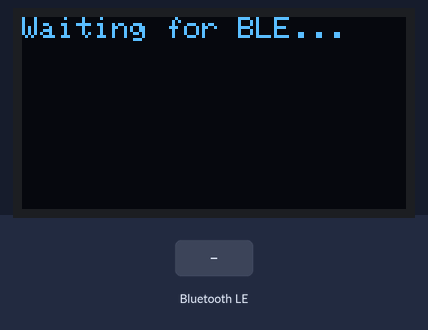
Bench run of a sketch on a simulated ESP32. On the bench: 128×64 one-colour display. Inputs (shaded band) come from the test bench. Nothing arrives over Bluetooth unless stated; a phone connects over Bluetooth LE 3 s after start; what the sketch prints to the serial monitor is not drawn.

Above: at 1.2 s.
1.3 s: Bluetooth LE write "1" received
At 1.9 s:
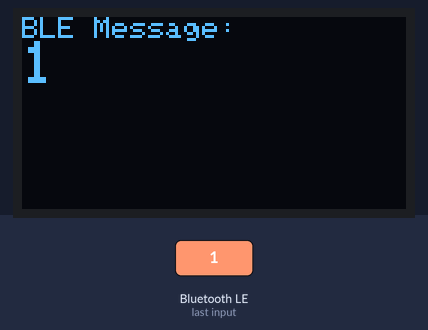
2.8 s: Bluetooth LE write "0" received
At 4.0 s:
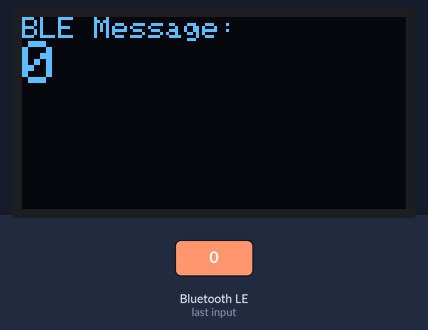
4.3 s: Bluetooth LE write "2" received
At 5.4 s:
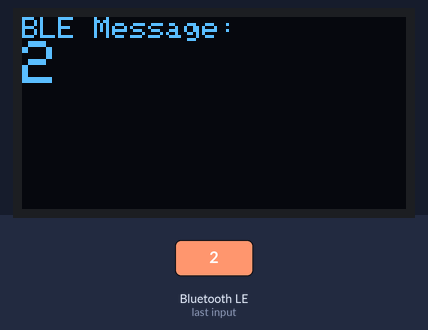
Timing chart, 0 to 7.3 s (numbered marks = the images above; inputs shaded):
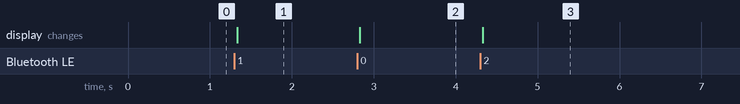

The sketch:

text_message.ino
```cpp
#include <BLEDevice.h>
#include <BLEServer.h>
#include <BLEUtils.h>
#include <BLE2902.h>
#include <Wire.h>
#include <Adafruit_GFX.h>
#include <Adafruit_SSD1306.h>

// OLED Config
#define SCREEN_WIDTH 128
#define SCREEN_HEIGHT 64
Adafruit_SSD1306 display(SCREEN_WIDTH, SCREEN_HEIGHT, &Wire, -1);  // -1 = no reset pin

// BLE UUIDs
#define SERVICE_UUID        "0000ffe0-0000-1000-8000-00805f9b34fb"
#define CHARACTERISTIC_UUID "0000ffe1-0000-1000-8000-00805f9b34fb"

BLECharacteristic *pCharacteristic;

class MyCallbacks : public BLECharacteristicCallbacks {
  void onWrite(BLECharacteristic *pCharacteristic) override {
    String value = pCharacteristic->getValue().c_str();  // Use Arduino String

    if (value.length() > 0) {
      Serial.print("📲 Received from phone: ");
      Serial.println(value);

      display.clearDisplay();
      display.setTextSize(1);
      display.setTextColor(SSD1306_WHITE);
      display.setCursor(0, 0);
      display.println("BLE Message:");
      display.setTextSize(2);
      display.println(value);
      display.display();
    }
  }
};

void setup() {
  Serial.begin(115200);
  Serial.println("Starting BLE + OLED...");

  // OLED setup
  if (!display.begin(SSD1306_SWITCHCAPVCC, 0x3C)) {
    Serial.println("OLED init failed");
    while (true);
  }
  display.clearDisplay();
  display.setTextSize(1);
  display.setTextColor(SSD1306_WHITE);
  display.setCursor(0, 0);
  display.println("Waiting for BLE...");
  display.display();

  // BLE setup
  BLEDevice::init("LoRaBLE");
  BLEServer *pServer = BLEDevice::createServer();
  BLEService *pService = pServer->createService(SERVICE_UUID);

  pCharacteristic = pService->createCharacteristic(
    CHARACTERISTIC_UUID,
    BLECharacteristic::PROPERTY_WRITE
  );
  pCharacteristic->addDescriptor(new BLE2902());
  pCharacteristic->setCallbacks(new MyCallbacks());

  pService->start();

  BLEAdvertising *pAdvertising = BLEDevice::getAdvertising();
  pAdvertising->addServiceUUID(SERVICE_UUID);
  pAdvertising->setScanResponse(true);
  pAdvertising->setMinPreferred(0x06);  // for iOS compatibility
  pAdvertising->setMinPreferred(0x12);
  BLEDevice::startAdvertising();

  Serial.println("✅ BLE advertising as 'LoRaBLE'");
}

void loop() {
  // No repeated logic needed here
}
```

Measured:
- after the input at 1.3 s, the display: changes at once (image 1)
- after the input at 2.8 s, the display: changes at once (image 2)
- after the input at 4.3 s, the display: changes at once (image 3)
